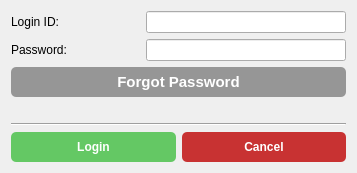
<?xml version="1.0" encoding="UTF-8"?>
<ui version="4.0">
 <class>SettingsMenuForm</class>
 <widget class="QWidget" name="SettingsMenuForm">
  <property name="geometry">
   <rect>
    <x>0</x>
    <y>0</y>
    <width>357</width>
    <height>171</height>
   </rect>
  </property>
  <property name="windowTitle">
   <string>Login Panel</string>
  </property>
  <layout class="QVBoxLayout" name="verticalLayout">
   <item>
    <layout class="QHBoxLayout" name="horizontalLayout">
     <item>
      <widget class="QLabel" name="label">
       <property name="text">
        <string>Login ID:</string>
       </property>
      </widget>
     </item>
     <item>
      <spacer name="horizontalSpacer">
       <property name="orientation">
        <enum>Qt::Horizontal</enum>
       </property>
       <property name="sizeHint" stdset="0">
        <size>
         <width>40</width>
         <height>20</height>
        </size>
       </property>
      </spacer>
     </item>
     <item>
      <widget class="QLineEdit" name="lineLoginPanelLoginID">
       <property name="minimumSize">
        <size>
         <width>200</width>
         <height>0</height>
        </size>
       </property>
      </widget>
     </item>
    </layout>
   </item>
   <item>
    <layout class="QHBoxLayout" name="horizontalLayout_2">
     <item>
      <widget class="QLabel" name="label_2">
       <property name="text">
        <string>Password:</string>
       </property>
      </widget>
     </item>
     <item>
      <spacer name="horizontalSpacer_2">
       <property name="orientation">
        <enum>Qt::Horizontal</enum>
       </property>
       <property name="sizeHint" stdset="0">
        <size>
         <width>40</width>
         <height>20</height>
        </size>
       </property>
      </spacer>
     </item>
     <item>
      <widget class="QLineEdit" name="lineLoginPanelPassword">
       <property name="minimumSize">
        <size>
         <width>200</width>
         <height>0</height>
        </size>
       </property>
       <property name="echoMode">
        <enum>QLineEdit::Password</enum>
       </property>
      </widget>
     </item>
    </layout>
   </item>
   <item>
    <widget class="QPushButton" name="buttonLoginPanelForgotPassword">
     <property name="minimumSize">
      <size>
       <width>0</width>
       <height>30</height>
      </size>
     </property>
     <property name="font">
      <font>
       <family>Segoe UI</family>
       <pointsize>11</pointsize>
       <weight>75</weight>
       <italic>false</italic>
       <bold>true</bold>
      </font>
     </property>
     <property name="styleSheet">
      <string notr="true">QPushButton{	
background-color : rgb(150, 150, 150);
color:rgb(255, 255, 255);
font: 11pt &quot;Segoe UI&quot;;
font: bold;
border-radius: 5px;}

QPushButton::pressed{background-color :rgb(50, 50,50);}</string>
     </property>
     <property name="text">
      <string>Forgot Password</string>
     </property>
    </widget>
   </item>
   <item>
    <spacer name="verticalSpacer_2">
     <property name="orientation">
      <enum>Qt::Vertical</enum>
     </property>
     <property name="sizeHint" stdset="0">
      <size>
       <width>20</width>
       <height>11</height>
      </size>
     </property>
    </spacer>
   </item>
   <item>
      <widget class="QLabel" name="wrongCredential">
       <property name="text">
        <string></string>
       </property>
      </widget>
     </item>
   <item>
    <widget class="Line" name="line">
     <property name="orientation">
      <enum>Qt::Horizontal</enum>
     </property>
    </widget>
   </item>
   <item>
    <layout class="QHBoxLayout" name="horizontalLayout_3">
     <item>
      <widget class="QPushButton" name="buttonLoginPanelOK">
       <property name="minimumSize">
        <size>
         <width>0</width>
         <height>30</height>
        </size>
       </property>
       <property name="styleSheet">
        <string notr="true">QPushButton{	
background-color : rgb(100, 200, 100);
color:rgb(255, 255, 255);
font: 11pt &quot;Segoe UI&quot;;
font: bold;
border-radius: 5px;}

QPushButton::pressed{background-color :rgb(50, 50,50);}</string>
       </property>
       <property name="text">
        <string>Login</string>
       </property>
      </widget>
     </item>
     <item>
      <widget class="QPushButton" name="buttonLoginPanelCancel">
       <property name="minimumSize">
        <size>
         <width>0</width>
         <height>30</height>
        </size>
       </property>
       <property name="styleSheet">
        <string notr="true">QPushButton{	
background-color : rgb(200, 50, 50);
color:rgb(255, 255, 255);
font: 11pt &quot;Segoe UI&quot;;
font: bold;
border-radius: 5px;}

QPushButton::pressed{background-color :rgb(50, 50,50);}</string>
       </property>
       <property name="text">
        <string>Cancel</string>
       </property>
      </widget>
     </item>
    </layout>
   </item>
  </layout>
 </widget>
 <resources/>
 <connections/>
</ui>
